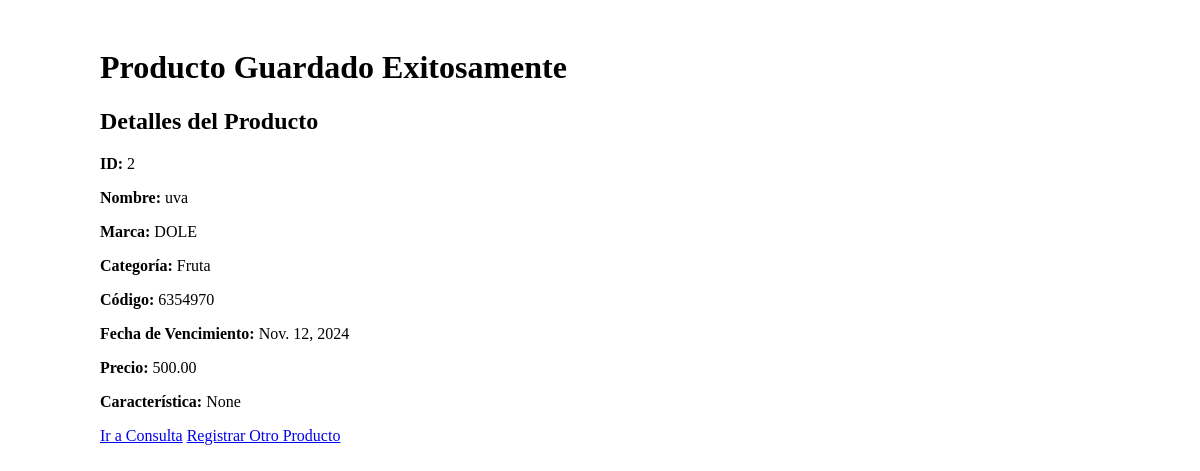
/productos/productos/resultado/2/, run on the app's committed database.
### productos/models.py (models this page shows, shortened)
class Producto(models.Model):
    nombre = models.CharField(max_length=100)
    marca = models.CharField(max_length=100)  # Asegúrate de que este campo esté aquí
    codigo = models.CharField(max_length=100)
    fecha_vencimiento = models.DateField()
    precio = models.DecimalField(max_digits=10, decimal_places=2)
    categoria = models.ForeignKey(Categoria, on_delete=models.CASCADE)
    caracteristica = models.CharField(max_length=100, blank=True, null=True)

class Categoria(models.Model):
    nombre = models.CharField(max_length=100)
    def __str__(self):
        return self.nombre

### productos/views.py (the view)
# urls.py: path('resultado/', resultado_view, name='resultado_view'),
def resultado_view(request, producto_id):
    producto = get_object_or_404(Producto, id=producto_id)  # Obtener el producto por ID
    return render(request, 'productos/resultado.html', {'producto': producto})  # Pasar el producto a la plantilla

### productos/templates/productos/resultado.html (shortened to what this page needs)
<!DOCTYPE html>
<html lang="es">
<head>
    {% load static %}
    <link rel="stylesheet" href="{% static 'css/style.css' %}">
</head>
<body>
    <div class="container">
        {% if error %}
        <h1>Error al Guardar el Producto</h1>
        <p><strong>Error:</strong> {{ error }}</p>
    {% else %}
        <h1>Producto Guardado Exitosamente</h1>
        <h2>Detalles del Producto</h2>
        <p><strong>ID:</strong> {{ producto.id }}</p>
        <p><strong>Nombre:</strong> {{ producto.nombre }}</p>
        <p><strong>Marca:</strong> {{ producto.marca }}</p>
        <p><strong>Categoría:</strong> {{ producto.categoria }}</p>
        <p><strong>Código:</strong> {{ producto.codigo }}</p>
        <p><strong>Fecha de Vencimiento:</strong> {{ producto.fecha_vencimiento }}</p>
        <p><strong>Precio:</strong> {{ producto.precio }}</p>
        <p><strong>Característica:</strong> {{ producto.caracteristica }}</p>
    {% endif %}
        <div class="buttons">
            <a href="{% url 'listar_productos' %}" class="button">Ir a Consulta</a>
            <a href="{% url 'registrar_producto' %}" class="button">Registrar Otro Producto</a>
        </div>
    </div>
</body>
</html>

### productos/static/css/style.css (style rules this page uses)
.container { max-width: 1000px; margin: 0 auto; padding: 20px; overflow-x: auto; }

### data on the page
Producto: id "2", nombre "uva", marca "DOLE", categoria "Fruta", codigo "6354970", fecha_vencimiento "Nov. 12, 2024", precio "500.00", caracteristica "None"
